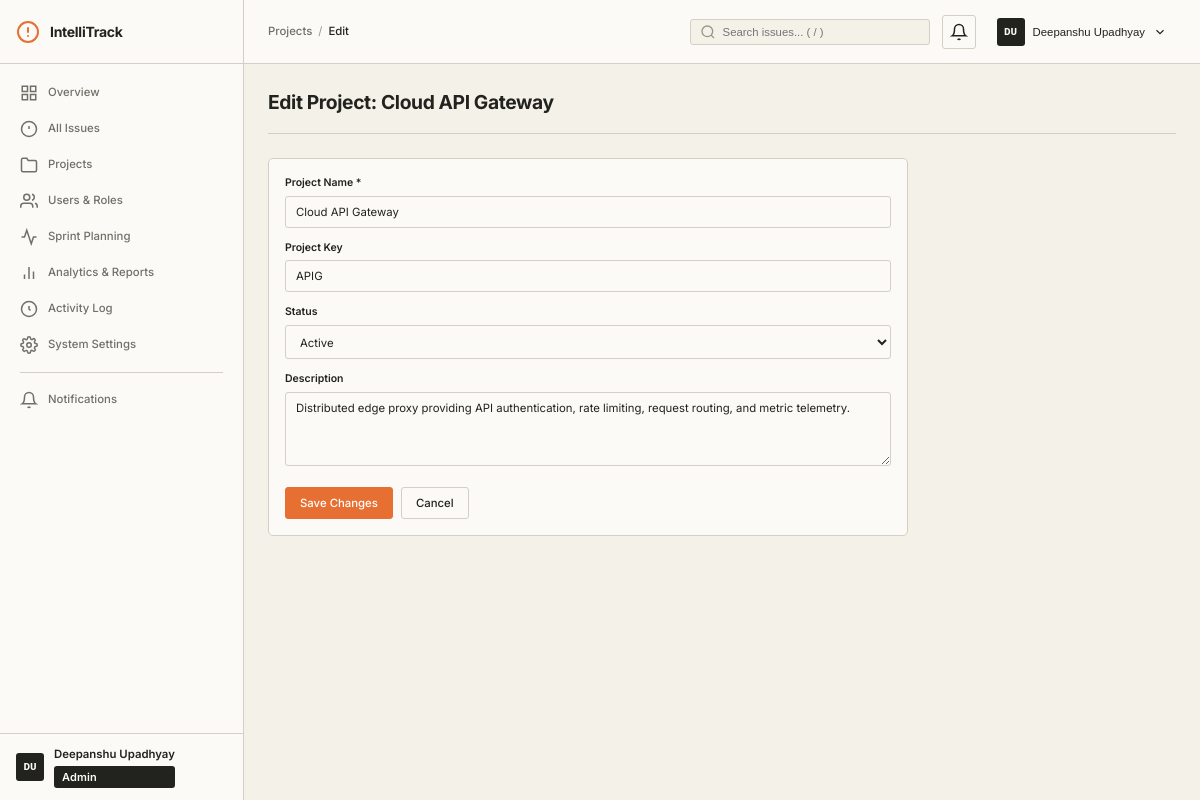
The app's page /admin/projects/3/edit (signed in) with its own data.
### models/user.py (models this page shows, shortened)
class User(UserMixin, db.Model):
    __tablename__ = 'users'
    ROLE_ADMIN = 'admin'
    ROLE_DEVELOPER = 'developer'
    ROLE_REPORTER = 'reporter'
    VALID_ROLES = [ROLE_ADMIN, ROLE_DEVELOPER, ROLE_REPORTER]
    id = db.Column(db.Integer, primary_key=True)
    username = db.Column(db.String(80), unique=True, nullable=False, index=True)
    email = db.Column(db.String(120), unique=True, nullable=False, index=True)
    password_hash = db.Column(db.String(256), nullable=False)
    first_name = db.Column(db.String(80), nullable=False, default='')
    last_name = db.Column(db.String(80), nullable=False, default='')
    role = db.Column(db.String(20), nullable=False, default=ROLE_REPORTER)
    is_active = db.Column(db.Boolean, default=True, nullable=False)
    created_at = db.Column(db.DateTime, default=datetime.utcnow, nullable=False)
    updated_at = db.Column(db.DateTime, default=datetime.utcnow, onupdate=datetime.utcnow)
    reported_issues = db.relationship('Issue', foreign_keys='Issue.reporter_id', backref='reporter', lazy='dynamic')
    assigned_issues = db.relationship('Issue', foreign_keys='Issue.assignee_id', backref='assignee', lazy='dynamic')
    comments = db.relationship('Comment', backref='author', lazy='dynamic')
    activities = db.relationship('Activity', backref='actor', lazy='dynamic')
    notifications = db.relationship('Notification', backref='user', lazy='dynamic')
    memberships = db.relationship('ProjectMembership', backref='user', lazy='dynamic')
    @property
    def full_name(self):
        name = f"{self.first_name} {self.last_name}".strip()
        return name if name else self.username
    @property
    def initials(self):
        if self.first_name and self.last_name:
            return f"{self.first_name[0]}{self.last_name[0]}".upper()
        return self.username[:2].upper()
    @property
    def is_admin(self):
        return self.role == self.ROLE_ADMIN

### models/project.py (models this page shows, shortened)
class Project(db.Model):
    __tablename__ = 'projects'
    STATUS_ACTIVE = 'active'
    STATUS_ARCHIVED = 'archived'
    id = db.Column(db.Integer, primary_key=True)
    name = db.Column(db.String(120), nullable=False)
    key = db.Column(db.String(10), unique=True, nullable=False, index=True)
    description = db.Column(db.Text, default='')
    status = db.Column(db.String(20), default=STATUS_ACTIVE, nullable=False)
    created_at = db.Column(db.DateTime, default=datetime.utcnow, nullable=False)
    updated_at = db.Column(db.DateTime, default=datetime.utcnow, onupdate=datetime.utcnow)
    issues = db.relationship('Issue', backref='project', lazy='dynamic')
    memberships = db.relationship('ProjectMembership', backref='project', lazy='dynamic',
                                  cascade='all, delete-orphan')
    sprints = db.relationship('Sprint', backref='project', lazy='dynamic')
    releases = db.relationship('Release', backref='project', lazy='dynamic')

### routes/admin.py (the view, shortened to what this page needs)
@admin_bp.route('/projects/<int:project_id>/edit', methods=['GET', 'POST'])
def edit_project(project_id):
    project = Project.query.get_or_404(project_id)
    return render_template('admin/project_form.html', is_edit=True, project=project)

### templates/admin/project_form.html (shortened to what this page needs)
{% extends "base.html" %}
{% block breadcrumb %}
<a href="{{ url_for('admin.projects') }}" class="breadcrumb-item">Projects</a>
<span class="breadcrumb-sep">/</span>
<span class="breadcrumb-item">{{ 'Edit' if is_edit else 'New' }}</span>
{% endblock %}
{% block page_title %}{{ 'Edit Project: ' + project.name if is_edit else 'Create New Project' }}{% endblock %}
{% block content %}
<div class="card" style="max-width:640px">
    <div class="card-body">
        <form method="POST" action="{{ url_for('admin.edit_project', project_id=project.id) if is_edit else url_for('admin.create_project') }}">
            <div class="form-group">
                <label class="form-label" for="name">Project Name *</label>
                <input type="text" id="name" name="name" class="form-input" value="{{ project.name if is_edit else '' }}" required placeholder="e.g. Payment Microservice">
            </div>
            {% if not is_edit %}
            <div class="form-group">
                <label class="form-label" for="key">Project Key * (2-10 uppercase chars)</label>
                <input type="text" id="key" name="key" class="form-input mono" required maxlength="10" placeholder="e.g. PAY" style="text-transform:uppercase">
                <small class="form-hint">Used as the prefix for issue identifiers (e.g. PAY-1).</small>
            </div>
            {% else %}
            <div class="form-group">
                <label class="form-label">Project Key</label>
                <input type="text" class="form-input mono" value="{{ project.key }}" disabled>
            </div>
            <div class="form-group">
                <label class="form-label" for="status">Status</label>
                <select id="status" name="status" class="form-select">
                    <option value="active" {{ 'selected' if project.status == 'active' }}>Active</option>
                </select>
            </div>
            {% endif %}
            <div class="form-group">
                <label class="form-label" for="description">Description</label>
                <textarea id="description" name="description" class="form-textarea" rows="4" placeholder="Project scope and responsibilities">{{ project.description if is_edit else '' }}</textarea>
            </div>
            <div style="display:flex;gap:8px;margin-top:16px">
                <button type="submit" class="btn btn-primary">{{ 'Save Changes' if is_edit else 'Create Project' }}</button>
                <a href="{{ url_for('admin.projects') }}" class="btn btn-secondary">Cancel</a>
            </div>
        </form>
    </div>
</div>
{% endblock %}

### templates/base.html (shortened to what this page needs)
<!DOCTYPE html>
<html lang="en">
<head>
    <link rel="stylesheet" href="{{ url_for('static', filename='css/tokens.css') }}">
    <link rel="stylesheet" href="{{ url_for('static', filename='css/layout.css') }}">
    <link rel="stylesheet" href="{{ url_for('static', filename='css/components.css') }}">
</head>
<body>
    <aside class="sidebar" id="sidebar">
        <div class="sidebar-header">
            <a href="{{ url_for('dashboard.index') }}" class="sidebar-logo">
                <svg width="24" height="24" viewBox="0 0 24 24" fill="none" stroke="currentColor" stroke-width="2" stroke-linecap="round" stroke-linejoin="round"><circle cx="12" cy="12" r="10"/><line x1="12" y1="8" x2="12" y2="12"/><line x1="12" y1="16" x2="12.01" y2="16"/></svg>
                <span>IntelliTrack</span>
            </a>
        </div>
        <nav class="sidebar-nav">
            {% if current_user.is_admin %}
            <a href="{{ url_for('admin.overview') }}" class="nav-item {% if request.endpoint == 'admin.overview' %}active{% endif %}">
                <svg width="18" height="18" viewBox="0 0 24 24" fill="none" stroke="currentColor" stroke-width="2"><rect x="3" y="3" width="7" height="7"/><rect x="14" y="3" width="7" height="7"/><rect x="3" y="14" width="7" height="7"/><rect x="14" y="14" width="7" height="7"/></svg>
                <span>Overview</span>
            </a>
            <a href="{{ url_for('issues.list_issues') }}" class="nav-item {% if request.blueprint == 'issues' %}active{% endif %}">
                <svg width="18" height="18" viewBox="0 0 24 24" fill="none" stroke="currentColor" stroke-width="2"><circle cx="12" cy="12" r="10"/><line x1="12" y1="8" x2="12" y2="12"/><line x1="12" y1="16" x2="12.01" y2="16"/></svg>
                <span>All Issues</span>
            </a>
            <a href="{{ url_for('projects.list_projects') }}" class="nav-item {% if request.blueprint == 'projects' %}active{% endif %}">
                <svg width="18" height="18" viewBox="0 0 24 24" fill="none" stroke="currentColor" stroke-width="2"><path d="M22 19a2 2 0 0 1-2 2H4a2 2 0 0 1-2-2V5a2 2 0 0 1 2-2h5l2 3h9a2 2 0 0 1 2 2z"/></svg>
                <span>Projects</span>
            </a>
            <a href="{{ url_for('admin.users') }}" class="nav-item {% if request.endpoint and 'user' in request.endpoint %}active{% endif %}">
                <svg width="18" height="18" viewBox="0 0 24 24" fill="none" stroke="currentColor" stroke-width="2"><path d="M17 21v-2a4 4 0 0 0-4-4H5a4 4 0 0 0-4 4v2"/><circle cx="9" cy="7" r="4"/><path d="M23 21v-2a4 4 0 0 0-3-3.87"/><path d="M16 3.13a4 4 0 0 1 0 7.75"/></svg>
                <span>Users &amp; Roles</span>
            </a>
            <a href="{{ url_for('sprints.list_sprints') }}" class="nav-item {% if request.blueprint == 'sprints' %}active{% endif %}">
                <svg width="18" height="18" viewBox="0 0 24 24" fill="none" stroke="currentColor" stroke-width="2"><polyline points="22 12 18 12 15 21 9 3 6 12 2 12"/></svg>
                <span>Sprint Planning</span>
            </a>
            <a href="{{ url_for('admin.analytics') }}" class="nav-item {% if request.endpoint == 'admin.analytics' %}active{% endif %}">
                <svg width="18" height="18" viewBox="0 0 24 24" fill="none" stroke="currentColor" stroke-width="2"><line x1="18" y1="20" x2="18" y2="10"/><line x1="12" y1="20" x2="12" y2="4"/><line x1="6" y1="20" x2="6" y2="14"/></svg>
                <span>Analytics &amp; Reports</span>
            </a>
            <a href="{{ url_for('admin.activity_log') }}" class="nav-item {% if request.endpoint == 'admin.activity_log' %}active{% endif %}">
                <svg width="18" height="18" viewBox="0 0 24 24" fill="none" stroke="currentColor" stroke-width="2"><polyline points="12 8 12 12 14 14"/><circle cx="12" cy="12" r="10"/></svg>
                <span>Activity Log</span>
            </a>
            <a href="{{ url_for('admin.settings') }}" class="nav-item {% if request.endpoint == 'admin.settings' %}active{% endif %}">
                <span>System Settings</span>
            </a>
            {% endif %}
            <div class="nav-divider"></div>
            <a href="#" class="nav-item" id="notifications-nav-link">
                <svg width="18" height="18" viewBox="0 0 24 24" fill="none" stroke="currentColor" stroke-width="2"><path d="M18 8A6 6 0 0 0 6 8c0 7-3 9-3 9h18s-3-2-3-9"/><path d="M13.73 21a2 2 0 0 1-3.46 0"/></svg>
                <span>Notifications{% if unread_notifications_count > 0 %} <span class="nav-badge">{{ unread_notifications_count }}</span>{% endif %}</span>
            </a>
        </nav>
        <div class="sidebar-footer">
            <div class="sidebar-user">
                <div class="avatar avatar-sm">{{ current_user.initials }}</div>
                <div class="sidebar-user-info">
                    <span class="sidebar-user-name">{{ current_user.full_name }}</span>
                    <span class="badge badge-role badge-{{ current_user.role }}">{{ current_user.role|title }}</span>
                </div>
            </div>
        </div>
    </aside>
    <div class="main-wrapper">
        <header class="topbar">
            <div class="breadcrumb">
                {% block breadcrumb %}{% endblock %}
            </div>
            <div class="topbar-right">
                <div class="search-wrapper">
                    <input type="text" class="search-input" id="globalSearch" placeholder="Search issues... ( / )" autocomplete="off">
                </div>
                <div class="topbar-notifications" id="notificationsContainer">
                    <button class="topbar-icon-btn" id="notificationsToggle" aria-label="Notifications">
                        <svg width="18" height="18" viewBox="0 0 24 24" fill="none" stroke="currentColor" stroke-width="2"><path d="M18 8A6 6 0 0 0 6 8c0 7-3 9-3 9h18s-3-2-3-9"/><path d="M13.73 21a2 2 0 0 1-3.46 0"/></svg>
                    </button>
                </div>
                <div class="topbar-user-menu">
                    <button class="topbar-user-btn" id="userMenuToggle">
                        <div class="avatar avatar-sm">{{ current_user.initials }}</div>
                        <span class="topbar-user-name">{{ current_user.full_name }}</span>
                        <svg width="14" height="14" viewBox="0 0 24 24" fill="none" stroke="currentColor" stroke-width="2"><polyline points="6 9 12 15 18 9"/></svg>
                    </button>
                </div>
            </div>
        </header>
        <main class="content">
            <div class="page-header">
                <div class="page-header-left">
                    <h1 class="page-title">{% block page_title %}Dashboard{% endblock %}</h1>
                </div>
            </div>
            {% block content %}{% endblock %}
        </main>
    </div>
</body>
</html>

### records on screen
User: initials "DU", full_name "Deepanshu Upadhyay", role "Admin"
Project: name "Edit Project: Cloud API Gateway", name "Cloud API Gateway", key "APIG", description "Distributed edge proxy providing API authentication, rate limiting, request routing, and metric telemetry."

### other values on screen
{{ 'Edit' if is_edit else 'New' }} "Edit"
{{ 'Save Changes' if is_edit else 'Create Project' }} "Save Changes"
